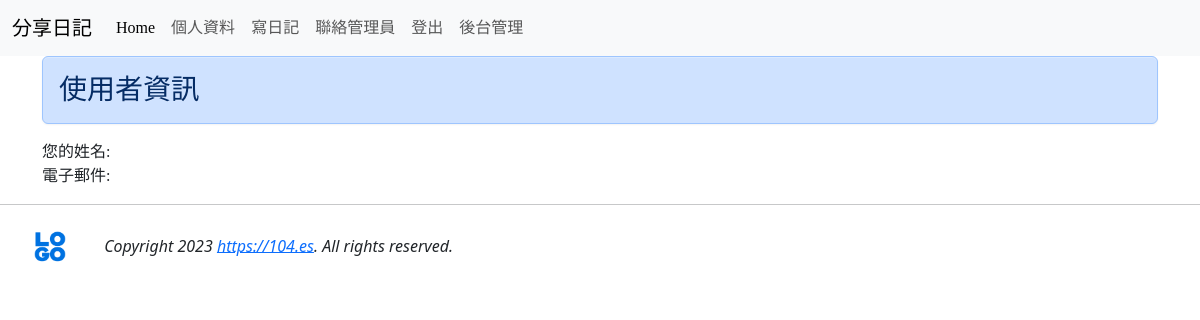
Page /userinfo/ (signed in) on the earlier database version.
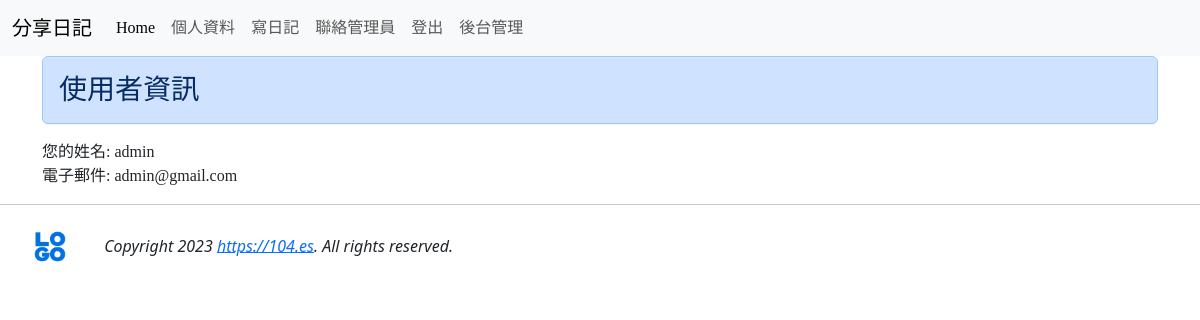
Same page on the later database version.
### mysite/models.py (models this page shows, shortened)
class User(models.Model):
    name = models.CharField(max_length=20, null=False)
    email = models.EmailField()
    password = models.CharField(max_length=20, null=False)
    enabled = models.BooleanField(default=False)

### mysite/views.py (the view)
# urls.py: path('userinfo/', userinfo),
def userinfo(request):
    if 'username' in request.session:
        username = request.session['username']
    else:
        return redirect('/login2/')
    try:
        userinfo = models.User.objects.get(name=username)
    except:
        pass
    return render(request, 'userinfo.html', locals())

### mysite/templates/userinfo.html (shortened to what this page needs)
{% extends 'base1.html' %}
{% block content %}
<div class='container'>
    <div class='row'>
        <div class='col-md-12'>
            <h3 class='alert alert-primary'>使用者資訊</h3>
        </div>
    </div>
    <p>
        您的姓名: {{ userinfo.name }} <br/>
        電子郵件: {{ userinfo.email }} <br/>
    </p>
</div>
{% endblock %}

Differences in the rows shown:
added User: name "admin", email "admin@gmail.com"
